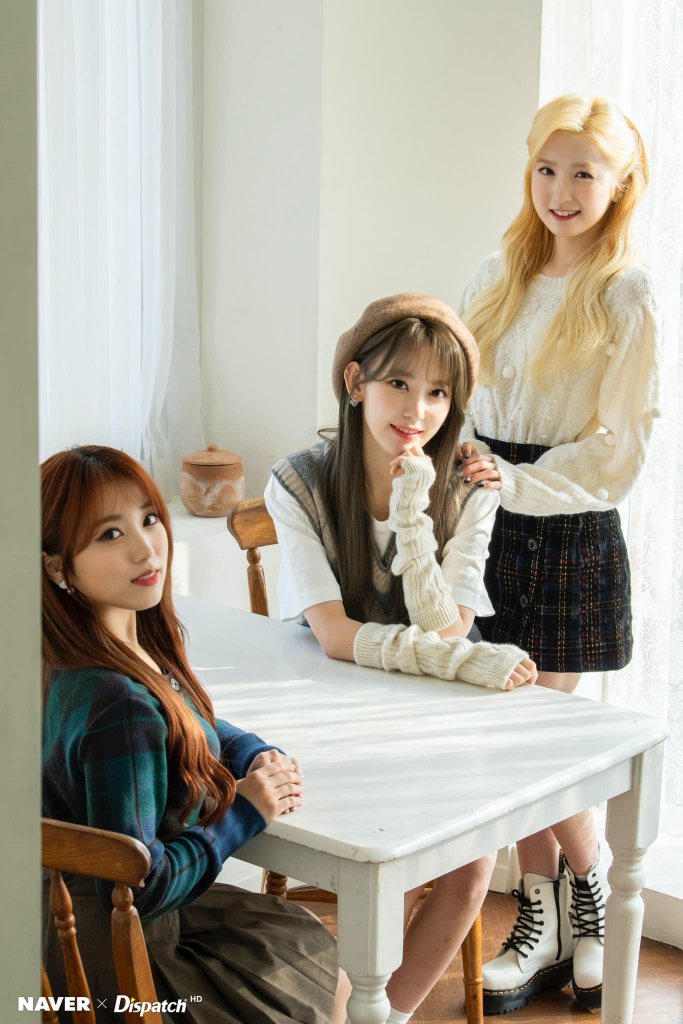
#> input picture Graphics/picture.jpg, 1365 x 2048 px, found by its file name (shown at 1/2 size)
$ jupyter execute openCV.ipynb
#> lines starting #> are read from the running program, lines starting #| are printed output that depends on the picture; after the words box and inside, x2 and y2 are one past the last pixel; in counts of white or black regions, pixels touching at a corner belong together
[cell 1]
import imutils
import cv2
import webcolors
from matplotlib import pyplot as plt

[cell 2]
def showImage(image):
    image = cv2.cvtColor(image, cv2.COLOR_BGR2RGB)
    plt.imshow(image)
    plt.show()

# READ, SHOW, TAKE SHAPE OF IMAGE

[cell 3]
image = cv2.imread("./picture.jpg") #Read the image
#> image is the input picture: shape (2048, 1365, 3); mean B, G, R 152.5, 165.8, 171.8

print(len(image)) #It is a array of length 2048 as for the height
#| 2048
(h, w, d) = image.shape # Get the image shape
#> h = 2048; w = 1365; d = 3
print(f'{w}:{h}:{d}') #Display it
#| 1365:2048:3

#Height is the number of rows while width represent the number of columns
#Depth denote the color size

cv2.imshow("Image", image)
cv2.waitKey(0) #Necessary for loading the picture

[cell 4]
(B, G, R) = image[100, 50]
#> B = 128; G = 155; R = 152
print(f'{R}, {G}, {B}')
#| 152, 155, 128
#Print the rgb code of the pixel at the position y = 100, x= 50
cv2.imshow('pixel 100:50', image[100,50])
cv2.waitKey(0)

# TAKE A PORTION OF IMAGE

[cell 5]
roi = image[700:900, 700:900]
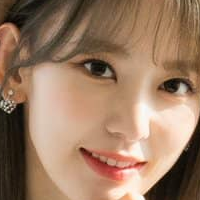
#> roi: shape (200, 200, 3); mean B, G, R 98.9, 122.9, 154.8
#Pick the pixel from height, width
cv2.imshow("ROI", roi)
cv2.waitKey(0)
showImage(roi)

# RESIZE IMAGE
## Fixed resizing

[cell 6]
resized = cv2.resize(image, (200,200))
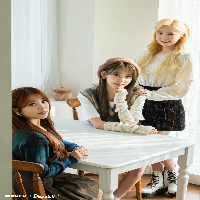
#> resized: shape (200, 200, 3); mean B, G, R 152.5, 165.8, 171.8
# Fixedly resizing the image and change it into w= 200, h= 200
cv2.imshow('Fixed Resizing', resized)
cv2.waitKey(0)

showImage(resized)

## Ratio resizing

[cell 7]
r = 400.0 / w #Take the ratio
#> r = 0.293
dim = (400, int(h * r)) #Then calculate new height according to the ratio
#> dim = (400, 600)
resized2 = cv2.resize(image, dim)
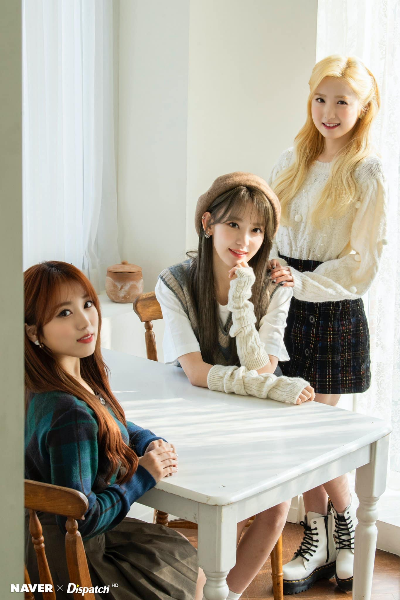
#> resized2: shape (600, 400, 3); mean B, G, R 152.4, 165.7, 171.8
cv2.imshow("Aspect Ratio Resize", resized2)
cv2.waitKey(0)

showImage(resized2)

## Easier ratio resizing

[cell 8]
resized = imutils.resize(image, height=300)
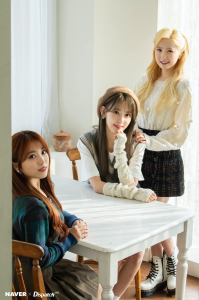
#> resized: shape (300, 199, 3); mean B, G, R 152.5, 165.8, 171.8
#Call the imutils library with the new width or height you want
cv2.imshow("Imutils Resize", resized)
nH, nW, nS = resized.shape
#> nH = 300; nW = 199; nS = 3
print(nW, nH, nS)
#| 199 300 3
cv2.waitKey(0)

showImage(resized)

# Rotating image

## Clockwise

[cell 9]
# Take the center position
center = (nW // 2, nH // 2)
#> center = (99, 150)
# Constructing the rotation matrix
M = cv2.getRotationMatrix2D(center, -45, 1.0)
# Applying the affline warp
rotated = cv2.warpAffine(resized, M, (nW,nH))
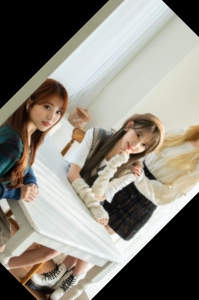
#> rotated: shape (300, 199, 3); mean B, G, R 123.6, 133.3, 137.6

cv2.imshow("OpenCv Rotation 45 degrees clockwise", rotated)
cv2.waitKey(0)

showImage(rotated)

## Easier version using imutils

[cell 10]
#Reverse image in a counter-clockwise way
rotated = imutils.rotate(resized, 45)
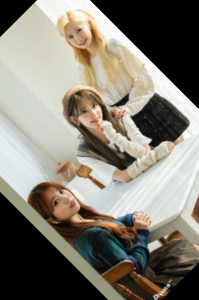
#> rotated: shape (300, 199, 3); mean B, G, R 114.6, 125.5, 130.5
cv2.imshow("Imutils Rotation", rotated)
cv2.waitKey(0)
showImage(rotated)

### Make it better with clipping

[cell 11]
#Make it not getting clipped after rotation
rotated = imutils.rotate_bound(resized, 45)
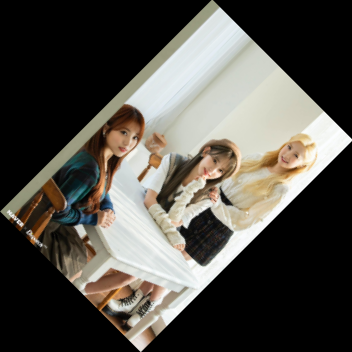
#> rotated: shape (352, 352, 3); mean B, G, R 73.5, 79.9, 82.8
cv2.imshow("Imutils Bound Rotation", rotated)
cv2.waitKey(0)
showImage(rotated)

# Smoothing an image

[cell 12]
blurred = cv2.GaussianBlur(resized, (15, 15), 0)
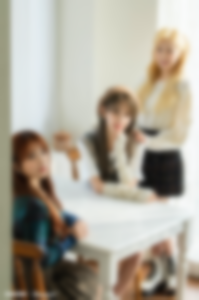
#> blurred: shape (300, 199, 3); mean B, G, R 152.5, 165.8, 171.8
#Can only be range from around 11 - 15
showImage(blurred)

# Face detection by adarsh

[cell 13]
face_cascade = cv2.CascadeClassifier('./easyFD/facedetection/haarcascade_frontalface_default.xml')
img = cv2.imread('./picture.jpg')

gray = cv2.cvtColor(img, cv2.COLOR_BGR2GRAY)
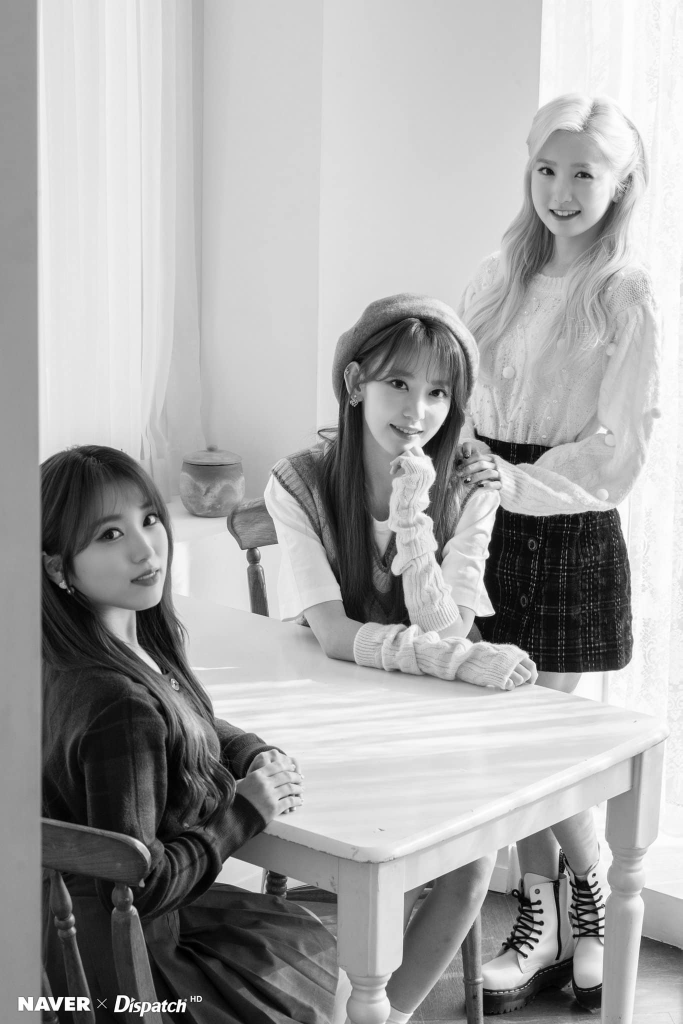
#> gray: shape (2048, 1365) (shown at 1/2 size); min 0, max 255, mean 166.1

faces = face_cascade.detectMultiScale(gray, 1.1, 4)
#> faces = [[732, 709, 196, 196], [1027, 276, 196, 196]]

for(x, y, w, h) in faces:
    cv2.rectangle(img, (x, y), (x+w, y+h), (255,0,0), 2)
#> this loop made 2 passes
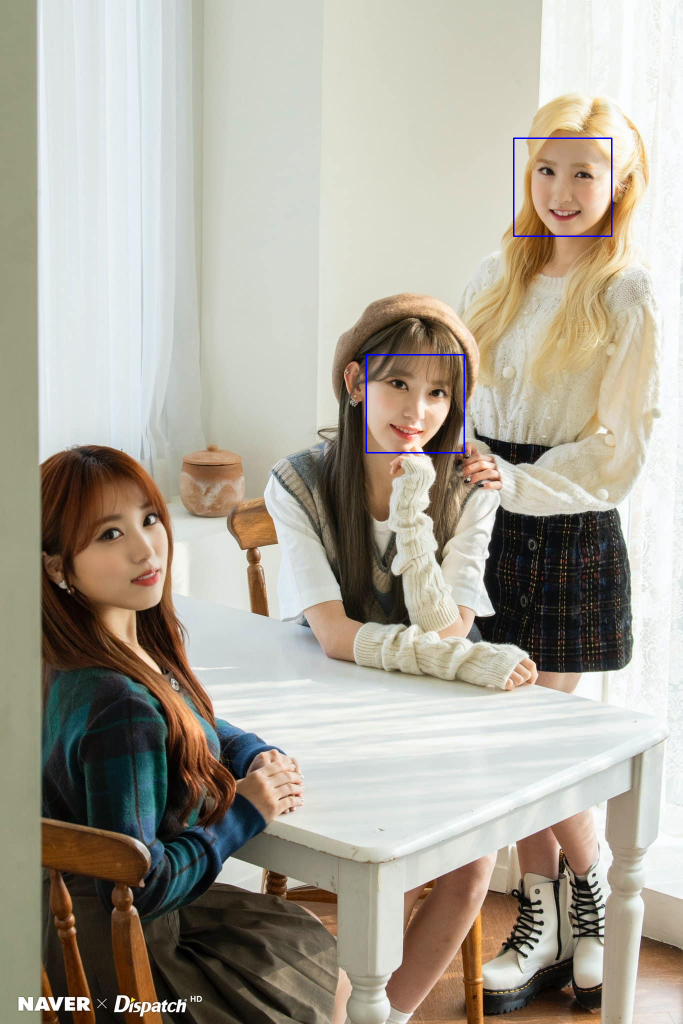
#> img: shape (2048, 1365, 3) (shown at 1/2 size); 0.17% of pixels changed, all inside (x1, y1, x2, y2) = (731, 275, 1225, 907)

cv2.imshow('img', img)
cv2.waitKey(0)

showImage(img)

$ run again, with Graphics/skyscraper1.jpg copied over Graphics/picture.jpg
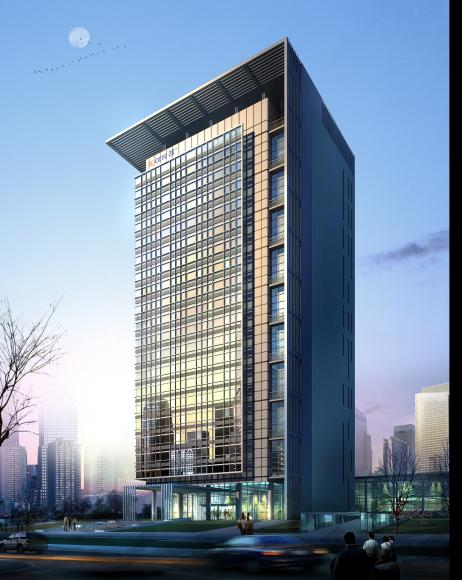
#> input picture Graphics/skyscraper1.jpg, 462 x 580 px, found by its file name
#> image is the input picture: shape (580, 462, 3); mean B, G, R 160.8, 139.9, 121.9
#| 580
#| 462:580:3
#> B = 236; G = 193; R = 150
#| 150, 193, 236
#> roi = empty array
#> image: shape (200, 200, 3)
#> image: shape (502, 400, 3)
#| 238 300 3
#> image: shape (300, 238, 3)
#> `rotated = imutils.rotate_bound(resized, 45)`:
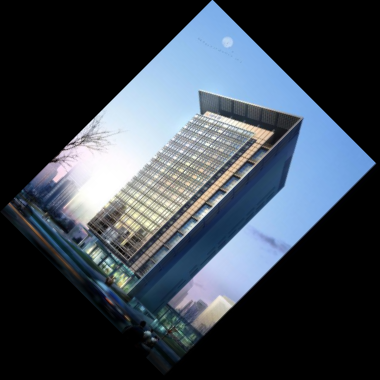
#> rotated: shape (380, 380, 3); mean B, G, R 79.5, 69.2, 60.3
#> image: shape (380, 380, 3)
#> image: shape (300, 238, 3)
#> `gray = cv2.cvtColor(img, cv2.COLOR_BGR2GRAY)`:
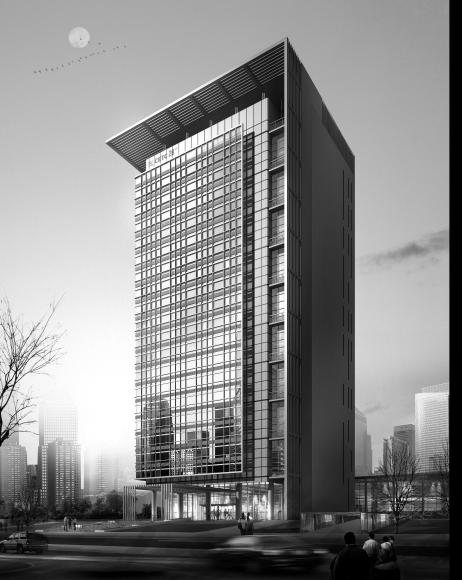
#> gray: shape (580, 462); min 0, max 255, mean 136.9
#> faces = ()
#> image: shape (580, 462, 3)

$ run again, with Graphics/chessboard.png saved as Graphics/picture.jpg
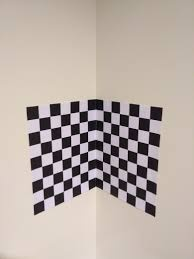
#> input picture Graphics/chessboard.png, 194 x 259 px, found by its file name
#> image is the input picture: shape (259, 194, 3); mean B, G, R 165.3, 172, 183.9
#| 259
#| 194:259:3
#> B = 197; G = 209; R = 221
#| 221, 209, 197
#> roi = empty array
#> image: shape (200, 200, 3)
#> image: shape (534, 400, 3)
#| 224 300 3
#> image: shape (300, 224, 3)
#> image: shape (370, 370, 3)
#> `blurred = cv2.GaussianBlur(resized, (15, 15), 0)`:
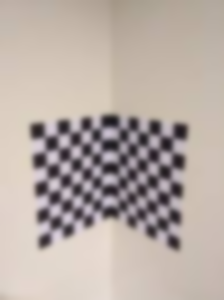
#> blurred: shape (300, 224, 3); mean B, G, R 165.3, 171.9, 183.9
#> image: shape (300, 224, 3)
#> faces = ()
#> image: shape (259, 194, 3)
